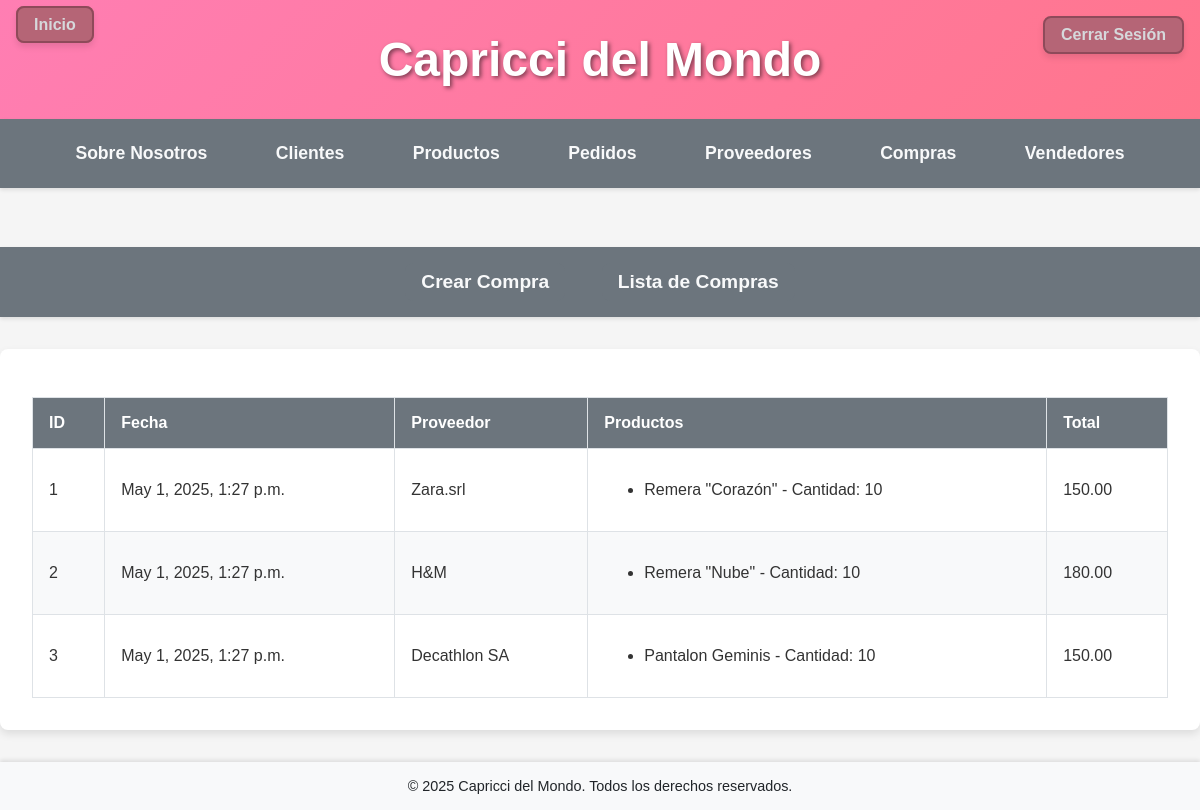
The app's page /interno/compras/ (signed in) with its own data.
### interno/models.py (models this page shows, shortened)
class Compra(models.Model):
    proveedor = models.ForeignKey(Proveedor, on_delete=models.CASCADE)
    precio = models.DecimalField(max_digits=10, decimal_places=2)
    fecha = models.DateTimeField(auto_now_add=True)
    estado = models.CharField(max_length=20, choices=[('Pendiente', 'Pendiente'), ('Completada', 'Completada')])
    def calcular_total(self):
        total = sum(
            item.producto.precio * item.cantidad for item in self.compraproducto_set.all()
        )
        return total

class Proveedor(models.Model):
    nombre = models.CharField(max_length=100)
    contacto = models.CharField(max_length=100)
    telefono = models.CharField(max_length=15)
    email = models.EmailField()
    code = models.CharField(max_length=32, default=generate_code, editable=False, unique=True, db_index=True)

class CompraProducto(models.Model):
    compra = models.ForeignKey(Compra, on_delete=models.CASCADE)
    producto = models.ForeignKey(Producto, on_delete=models.CASCADE, null=True, blank=True)
    cantidad = models.IntegerField()

class Producto(models.Model):
    nombre = models.CharField(max_length=100)
    descripcion = models.TextField()
    precio = models.DecimalField(max_digits=10, decimal_places=2)
    stock = models.IntegerField()
    proveedor = models.ForeignKey('Proveedor', on_delete=models.CASCADE, null=True, blank=True)

### interno/views.py (the view)
# urls.py: path("compras/", compras, name="compras"),
def compras(request):
    compras = Compra.objects.all()
    compras_data = []
    for compra in compras:
        productos = compra.compraproducto_set.all()
        total = compra.calcular_total()
        compras_data.append({
            "compra": compra,
            "productos": productos,
            "total": total,
        })
    context = {"compras_data": compras_data}
    return render(request, "interno/compras.html", context)

### interno/templates/interno/compras.html
{% extends 'interno/base.html' %}
{% block contenido %}
<div class="container">
    <table>
        <thead>
            <tr>
                <th>ID</th>
                <th>Fecha</th>
                <th>Proveedor</th>
                <th>Productos</th>
                <th>Total</th>
            </tr>
        </thead>
        <tbody>
            {% for compra_data in compras_data %}
            <tr>
                <td>{{ compra_data.compra.id }}</td>
                <td>{{ compra_data.compra.fecha }}</td>
                <td>{{ compra_data.compra.proveedor.nombre }}</td>
                <td>
                    <ul>
                        {% for producto in compra_data.productos %}
                        <li>{{ producto.producto.nombre }} - Cantidad: {{ producto.cantidad }}</li>
                        {% endfor %}
                    </ul>
                </td>
                <td>{{ compra_data.total }}</td>
            </tr>
            {% endfor %}
        </tbody>
    </table>
</div>
{% endblock %}

### interno/templates/interno/base.html (style rules this page uses)
body { font-family: 'Poppins', sans-serif; background-color: #f5f5f5; color: #333; margin: 0; padding: 0; }
.container { max-width: 1200px; margin: 2rem auto; padding: 2rem; background-color: #fff; border-radius: 8px; box-shadow: 0 4px 8px rgba(0, 0, 0, 0.1); }
table { width: 100%; border-collapse: collapse; margin-top: 1rem; }
th, td { padding: 1rem; text-align: left; border: 1px solid #dee2e6; }
th { background-color: #6c757d; color: #fff; font-weight: bold; }
tr:nth-child(even) { background-color: #f8f9fa; }

### records on screen
Compra: compra.id "1", compra.fecha "May 1, 2025, 1:27 p.m.", compra.proveedor.nombre "Zara.srl", total "150.00"
CompraProducto: producto.nombre "Remera \"Corazón\"", cantidad "10"
Compra: compra.id "2", compra.fecha "May 1, 2025, 1:27 p.m.", compra.proveedor.nombre "H&M", total "180.00"
CompraProducto: producto.nombre "Remera \"Nube\"", cantidad "10"
Compra: compra.id "3", compra.fecha "May 1, 2025, 1:27 p.m.", compra.proveedor.nombre "Decathlon SA", total "150.00"
CompraProducto: producto.nombre "Pantalon Geminis", cantidad "10"
